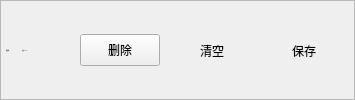
                    <widget class="QFrame" name="frameFlag">
                     <property name="frameShape">
                      <enum>QFrame::Shape::StyledPanel</enum>
                     </property>
                     <property name="frameShadow">
                      <enum>QFrame::Shadow::Raised</enum>
                     </property>
                     <layout class="QHBoxLayout" name="horizontalLayout_16">
                      <property name="spacing">
                       <number>12</number>
                      </property>
                      <property name="leftMargin">
                       <number>5</number>
                      </property>
                      <property name="topMargin">
                       <number>0</number>
                      </property>
                      <property name="rightMargin">
                       <number>10</number>
                      </property>
                      <property name="bottomMargin">
                       <number>0</number>
                      </property>
                      <item>
                       <widget class="QLabel" name="labelCurrentMacro">
                        <property name="font">
                         <font>
                          <family>MiSans</family>
                          <pointsize>-1</pointsize>
                          <bold>false</bold>
                         </font>
                        </property>
                        <property name="text">
                         <string>宏名称</string>
                        </property>
                       </widget>
                      </item>
                      <item>
                       <widget class="QLabel" name="labelTitle4">
                        <property name="font">
                         <font>
                          <family>MiSans</family>
                          <pointsize>-1</pointsize>
                          <bold>false</bold>
                         </font>
                        </property>
                        <property name="text">
                         <string>占用: 0 / 70</string>
                        </property>
                       </widget>
                      </item>
                      <item>
                       <spacer name="horizontalSpacer_6">
                        <property name="orientation">
                         <enum>Qt::Orientation::Horizontal</enum>
                        </property>
                        <property name="sizeHint" stdset="0">
                         <size>
                          <width>40</width>
                          <height>20</height>
                         </size>
                        </property>
                       </spacer>
                      </item>
                      <item>
                       <widget class="QPushButton" name="pushButtonDelete">
                        <property name="minimumSize">
                         <size>
                          <width>30</width>
                          <height>32</height>
                         </size>
                        </property>
                        <property name="cursor">
                         <cursorShape>PointingHandCursor</cursorShape>
                        </property>
                        <property name="text">
                         <string>删除</string>
                        </property>
                        <property name="icon">
                         <iconset resource="res.qrc">
                          <normaloff>:/images/mouse/delete-0.png</normaloff>:/images/mouse/delete-0.png</iconset>
                        </property>
                        <property name="iconSize">
                         <size>
                          <width>24</width>
                          <height>24</height>
                         </size>
                        </property>
                       </widget>
                      </item>
                      <item>
                       <widget class="QPushButton" name="pushButtonClear">
                        <property name="minimumSize">
                         <size>
                          <width>30</width>
                          <height>32</height>
                         </size>
                        </property>
                        <property name="maximumSize">
                         <size>
                          <width>156</width>
                          <height>30</height>
                         </size>
                        </property>
                        <property name="cursor">
                         <cursorShape>PointingHandCursor</cursorShape>
                        </property>
                        <property name="text">
                         <string>清空</string>
                        </property>
                        <property name="icon">
                         <iconset resource="res.qrc">
                          <normaloff>:/images/mouse/clearall-0.png</normaloff>:/images/mouse/clearall-0.png</iconset>
                        </property>
                        <property name="iconSize">
                         <size>
                          <width>24</width>
                          <height>24</height>
                         </size>
                        </property>
                        <property name="flat">
                         <bool>true</bool>
                        </property>
                       </widget>
                      </item>
                      <item>
                       <widget class="QPushButton" name="pushButtonSave">
                        <property name="minimumSize">
                         <size>
                          <width>30</width>
                          <height>32</height>
                         </size>
                        </property>
                        <property name="maximumSize">
                         <size>
                          <width>156</width>
                          <height>30</height>
                         </size>
                        </property>
                        <property name="cursor">
                         <cursorShape>PointingHandCursor</cursorShape>
                        </property>
                        <property name="text">
                         <string>保存</string>
                        </property>
                        <property name="icon">
                         <iconset resource="res.qrc">
                          <normaloff>:/images/Floppy.png</normaloff>:/images/Floppy.png</iconset>
                        </property>
                        <property name="iconSize">
                         <size>
                          <width>24</width>
                          <height>24</height>
                         </size>
                        </property>
                        <property name="flat">
                         <bool>true</bool>
                        </property>
                       </widget>
                      </item>
                     </layout>
                    </widget>
